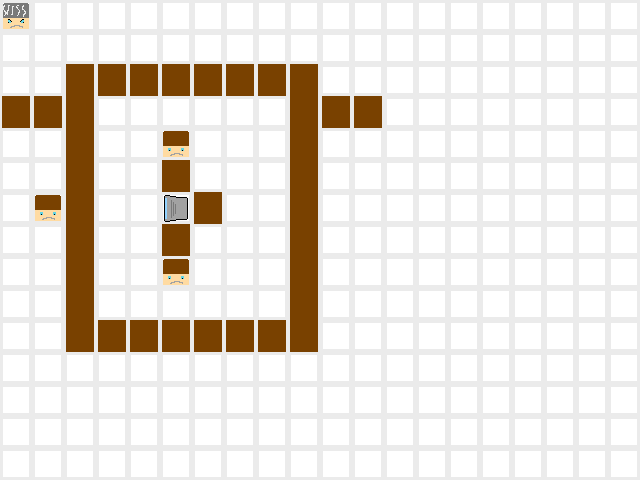

A 2D game scene composited from a Tiled map and its tileset images. What follows is a short description and the map's XML, with each tile layer's data collapsed to a summary:
An orthogonal 20x15 tile map with 32x32 px tiles, 2 tile layers (Tile Layer 2, Tile Layer 1).

<map version="1.0" orientation="orthogonal" width="20" height="15" tilewidth="32" tileheight="32">
 <tileset firstgid="1" name="levelobjects" tilewidth="32" tileheight="32">
  <image source="gfx/levelobjects.png" width="320" height="320" />
 </tileset>
 <layer name="Tile Layer 2" width="20" height="15">
  <data>[300 cells, 300 non-empty, 1 distinct tile ids]</data>
 </layer>
 <layer name="Tile Layer 1" width="20" height="15">
  <data>[300 cells, 42 non-empty, 4 distinct tile ids]</data>
 </layer>
</map>
